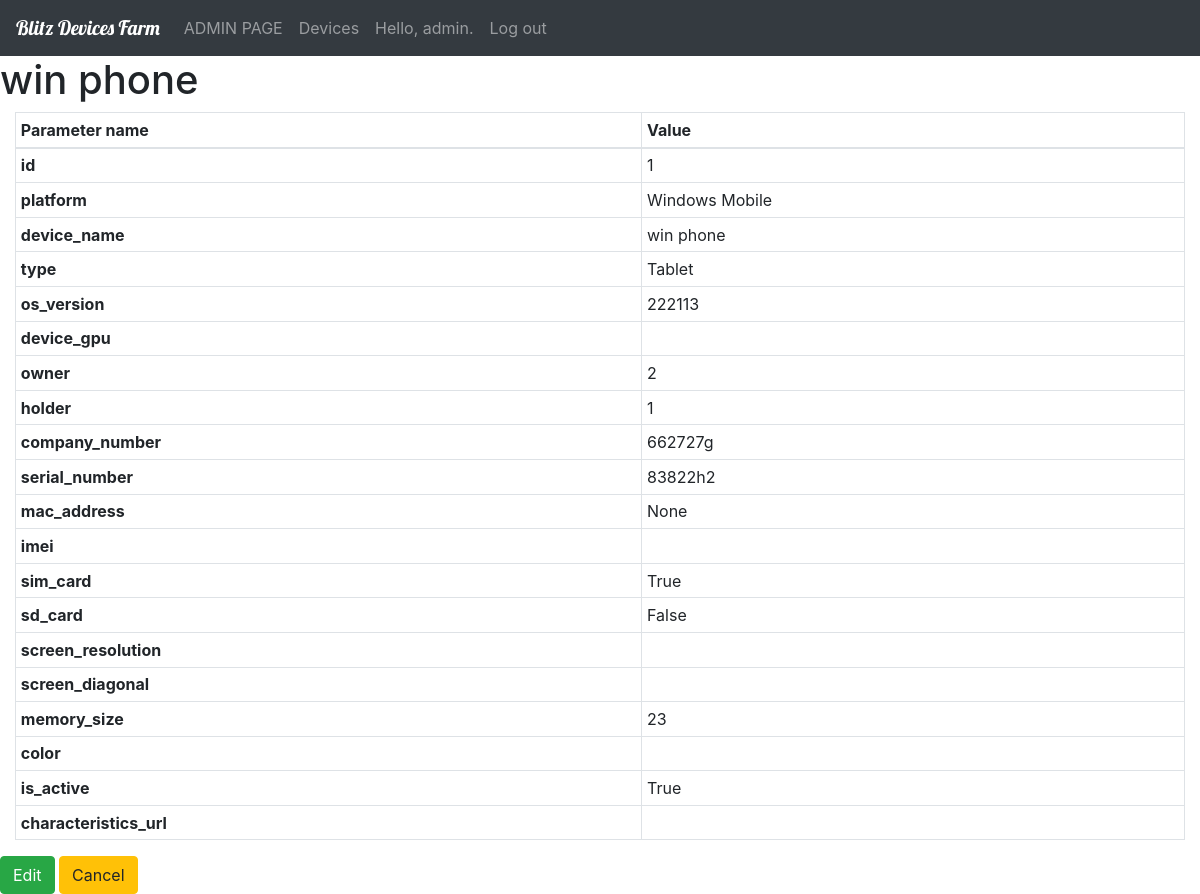
The page /1 (signed in) on the database its author committed.
### users/models.py (models this page shows, shortened)
class User(AbstractUser):
    room = models.PositiveIntegerField(null=True)

### devices_farm/models.py (models this page shows, shortened)
class Device(models.Model):
    objects = models.Manager()
    ANDROID = 'Android'
    IOS = 'iOS'
    WIN_MOBILE = 'Windows Mobile'
    PLATFORMS = (
        (IOS, IOS),
        (ANDROID, ANDROID),
        (WIN_MOBILE, WIN_MOBILE)
    )
    device_platform = models.CharField(
        name='platform',
        max_length=20,
        choices=PLATFORMS,
    )
    device_name = models.CharField(
        max_length=20,
    )
    PHONE = 'Phone'
    TABLET = 'Tablet'
    TYPES = (
        (PHONE, PHONE),
        (TABLET, TABLET),
    )
    device_type = models.CharField(
        name='type',
        max_length=20,
        choices=TYPES,
        default=PHONE,
    )
    os_version = models.CharField(
        max_length=10,
        default=None,
    )
    device_gpu = models.CharField(
        max_length=20,
        blank=True,
        help_text='Only required if Platform is "Android".',
    )
    device_owner = models.ForeignKey(
        User,
        name='owner',
        on_delete=models.SET_NULL,
        null=True,
        related_name='user_owner'
    )
    current_holder = models.ForeignKey(
        User,
        name='holder',
        on_delete=models.SET_NULL,
        null=True,
        related_name='user_holder'
    )
    company_number = models.CharField(
        max_length=20,
        blank=True,
        default='',
    )
    serial_number = models.CharField(
        max_length=20,
    )
    mac_address = MACAddressField(
        null=True,
        blank=True,
        integer=False,
        default='',
    )
    imei_number = models.CharField(
        name='imei',
        max_length=20,
        blank=True,
        default='',
    )
    sim_card = models.BooleanField(
        default=True,
    )
    sd_card = models.BooleanField(
        default=False,
    )
    screen_resolution = models.CharField(
        max_length=20,
        blank=True,
        default='',
    )
    screen_diagonal = models.CharField(
        max_length=20,
        blank=True,
        default='',
    )
    memory_size = models.IntegerField(
        help_text='Size in GB.',
    )
    device_color = models.CharField(
        name='color',
        max_length=20,
        blank=True,
        default='',
    )
    is_active = models.BooleanField(
        default=True,
    )
    characteristics_url = models.URLField(
        default='',
        blank=True,
    )
    class Meta:
        ordering = ['platform', 'type', 'device_name']
    def get_fields(self):
        return [(field.name, field.value_to_string(self)) for field in Device._meta.fields]

### devices_farm/views.py (the view)
# urls.py: url(r'^(?P<pk>\d+)$', views.DeviceDetail.as_view(), name='device'),
class DeviceDetail(DetailView):
    model = Device
    context_object_name = 'device'
    template_name = 'devices_farm/device.html'
    @method_decorator(login_required)
    def dispatch(self, request, *args, **kwargs):
        return super(DeviceDetail, self).dispatch(request, *args, **kwargs)

### devices_farm/templates/devices_farm/device.html
{% extends "devices_farm/base.html" %}
{% block content %}
    <h1>{{ device.device_name }}</h1>
    <div class="container-fluid d-flex">
        <table class="table table-hover table-bordered table-sm">
            <thead>
                <tr>
                    <th scope="col">Parameter name</th>
                    <th scope="col">Value</th>
                </tr>
            </thead>
            <tbody>
            {% for name, value in device.get_fields %}
                <tr>
                    <th scope="row">{{ name }}</td>
                    <td>{{ value }}</td>
                </tr>
            {% endfor %}
            </tbody>
        </table>
    </div>
    <div>
        <a href="{% url 'devices_farm:edit-device' device.pk %}" role="button">
            <button type="button" class="btn btn-success">Edit</button></a>
        <a href="{% url 'devices_farm:devices' %}" role="button">
            <button type="button" class="btn btn-warning">Cancel</button></a>
    </div>
{% endblock content %}

### devices_farm/templates/devices_farm/base.html (shortened to what this page needs)
<!DOCTYPE html>
{% load static %}
<html lang="en">
<head>
    <link rel="stylesheet" href="https://stackpath.bootstrapcdn.com/bootstrap/4.1.3/css/bootstrap.min.css">
    <link rel="stylesheet" href="{% static 'devices_farm/devices_farm.css' %}">
    <script src="https://maxcdn.bootstrapcdn.com/bootstrap/3.3.7/js/bootstrap.min.js"></script></head>
<body>
    <nav class="navbar sticky-top navbar-expand-lg navbar-dark bg-dark">
        <a class="navbar-brand" href="#">Blitz Devices Farm</a>
        <div class="collapse navbar-collapse" id="navbarSupportedContent">
            <ul class="navbar-nav mr-auto">
                <li class="nav-item">
                    <a class="nav-link" href="http://127.0.0.1:8000/admin/">ADMIN PAGE</a>
                </li>
                {% if user.is_authenticated %}
                <li class="nav-item">
                    <a class="nav-link" href="{% url 'devices_farm:devices' %}">Devices</a>
                </li>
                <li class="nav-item">
                    <a class="nav-link" href="#">Hello, {{ user.username }}.</a>
                </li>
                <li class="nav-item">
                    <a class="nav-link" href="{% url 'users:logout' %}">Log out</a>
                </li>
                {% endif %}
            </ul>
        </div>
    </nav>
    {% block content %}
    {% endblock content %}
</body>
</html>

### devices_farm/static/devices_farm/devices_farm.css (style rules this page uses)
.navbar-brand { font-family: 'Lobster', cursive; }

### rows shown on the page
User: username "admin"
Device: device_name "win phone", get_fields "Windows Mobile" "win phone" "Tablet" "222113" "662727g" "83822h2", sim_card True (drawn)

### other values the page prints
{{ name }} "id" "platform" "device_name" "type" "os_version" "device_gpu" "owner" "holder" "company_number" "serial_number" "mac_address" "imei" "sim_card" "sd_card" "screen_resolution" "screen_diagonal" "memory_size" "color" "is_active" "characteristics_url"
{{ value }} "1" "2" "1" "None" "True" "False" "23" "True"
